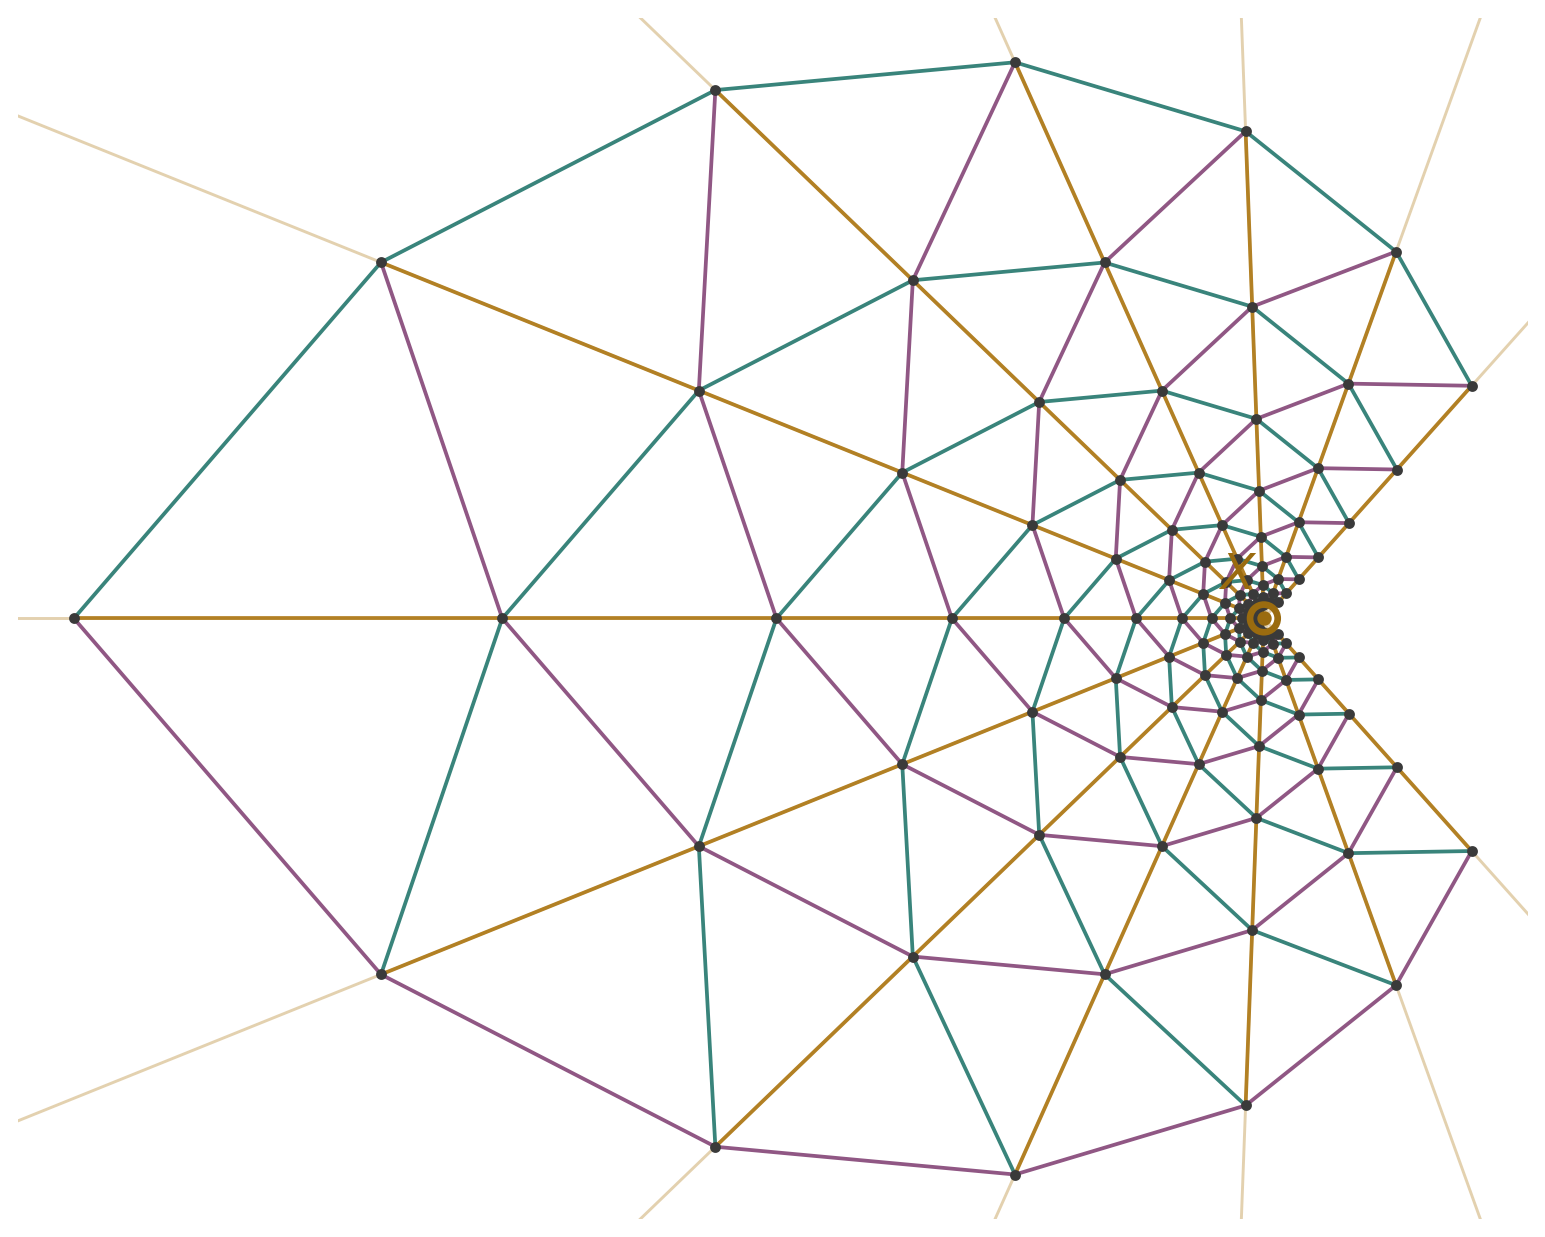

This figure's Python source:
"""fig08_grid_B4over5.py — Figure: center grid for B = 4/5 (A = 16/25), six rings.

Purpose (Section 5): the mirror image of Figure 7 — for B < 1 the
accumulation point sits on the right, at X = +41/9 (the revised Section 5
explains D_{1/B} = -D_B plus conjugation symmetry). Same treatment as fig07_grid_B5over4.py.
"""
import doylefig as D

B = 0.8
M = 6
cen, rad = D.build_config(B * B, B, M)
X = D.family_X(B)          # positive for B < 1

fig, ax = D.new_axes((6.8, 5.2))
for q in range(-M, M + 1):
    zr = next((cen[(p, q)] for p in range(-M, M + 1) if (p, q) in cen), None)
    if zr is None:
        continue
    d = zr - X
    d /= abs(d)
    far = X + d * 95
    ax.plot([X, far.real], [0, far.imag], color=D.ROW, lw=0.7,
            alpha=0.35, zorder=1)
D.draw_grid(ax, cen, lw=0.9)
for z in cen.values():
    ax.plot(z.real, z.imag, "o", ms=1.6, color="#3A3A3A", zorder=4)
D.mark_X(ax, X)
xs = [z.real for z in cen.values()] + [X + 1.5]
ys = [z.imag for z in cen.values()]
D.fit_view(ax, xs, ys)
D.save(fig, "fig08_grid_B4over5")
